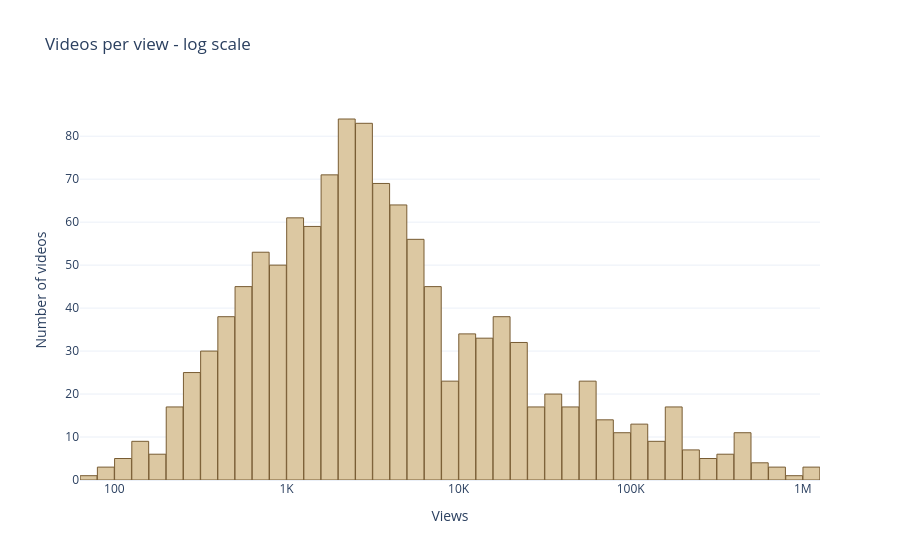

Notebook code cell kept with this figure:
### Code cell
df['log10_views'] = np.log10(df['view_count'])

fig = px.histogram(
    df, x='log10_views',
    nbins=80,
    title='Videos per View - Log Scale', 
    )
fig.update_xaxes(
    tickvals=[2, 3, 4, 5, 6],
    ticktext=['100', '1K', '10K', '100K', '1M'],
    title='Views')

fig.update_yaxes(
    title='Number of videos'
)

fig.show()

### Figure 1 — Plotly figure (JSON) as saved in the notebook; plotly's stock layout.template omitted (floating-point values rounded to 4 significant figures; data arrays with more than 128 entries replaced by an {"elided": "..."} marker saying what was removed)
{"data": [{"bingroup": "x", "hovertemplate": "log10_views=%{x}<br>count=%{y}<extra></extra>", "legendgroup": "", "marker": {"color": "#DCC8A2", "pattern": {"shape": ""}}, "name": "", "nbinsx": 80, "orientation": "v", "showlegend": false, "type": "histogram", "x": {"elided": "1215 float values"}, "xaxis": "x", "yaxis": "y"}], "layout": {"barmode": "relative", "legend": {"tracegroupgap": 0}, "title": {"text": "Videos per view - log scale"}, "xaxis": {"anchor": "y", "domain": [0, 1], "ticktext": ["100", "1K", "10K", "100K", "1M"], "tickvals": [2, 3, 4, 5, 6], "title": {"text": "Views"}}, "yaxis": {"anchor": "x", "domain": [0, 1], "title": {"text": "Number of videos"}}}}
